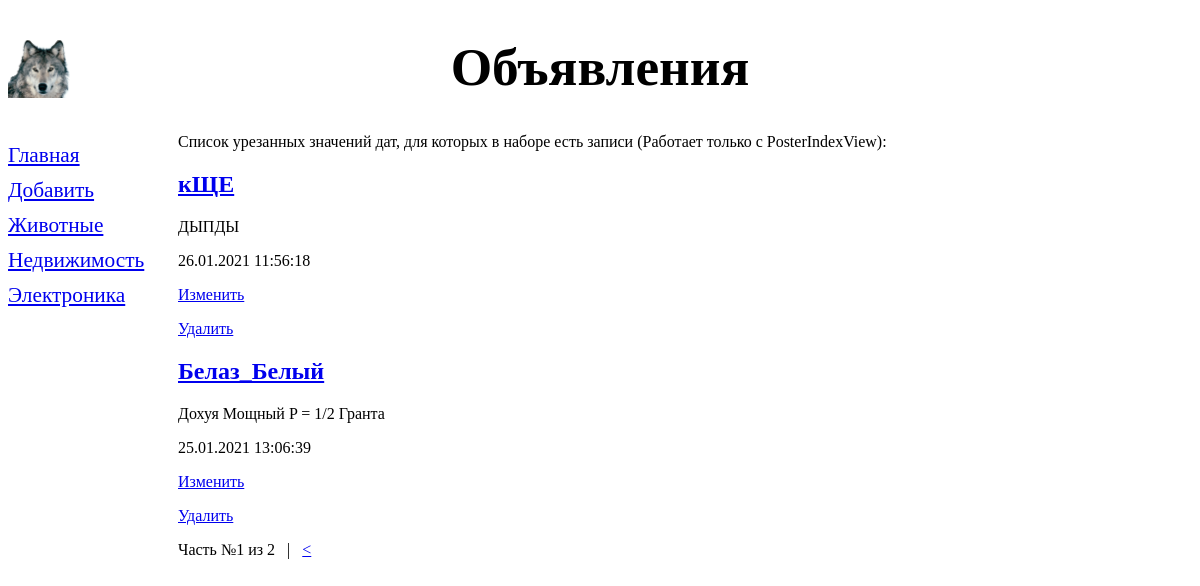
/board/, run on the app's committed database.
### DJANGO_SIMPLE/apps/board/models.py (models this page shows, shortened)
class Rubric(models.Model):
    name = models.CharField(max_length=20, db_index=True, verbose_name='Название')
    class Meta:
        verbose_name_plural = 'Рубрики'
        verbose_name = 'Рубрика'
        ordering = ['name']

class Poster(models.Model):
    name = models.CharField(max_length=20, verbose_name='Марка')
    about = models.TextField(null=True, blank=True, verbose_name='Описание')
    price = models.FloatField(null=True, blank=True, verbose_name='Цена')
    published = models.DateTimeField(auto_now_add=True, db_index=True, verbose_name='Опубликовано')
    rubric = models.ForeignKey('Rubric', null=True, on_delete=models.PROTECT, verbose_name='Рубрика')
    class Meta:
        verbose_name_plural = 'Объявления'
        verbose_name = 'Объявление'
        ordering = ['-published']

### DJANGO_SIMPLE/apps/board/views.py (the view)
# urls.py: path('', views.index, name='index'),
def index(request):
    rubrics = Rubric.objects.all()
    posters_pull = Poster.objects.all()
    paginator = Paginator(posters_pull, 2)
    if 'page' in request.GET:
        page_num = request.GET['page']
    else:
        page_num = 1
    page = paginator.get_page(page_num)
    context = {'rubrics': rubrics, 'page': page, 'posters_pull': page.object_list}
    return render(request, 'board/index.html', context)

### DJANGO_SIMPLE/apps/board/templates/board/index.html (shortened to what this page needs)
{% extends "layout/basic.html" %}
{% block content %}
        <p>
            Список урезанных значений дат, для которых в наборе есть записи
            (Работает только с PosterIndexView):
        </p>
{% for poster in posters_pull %}
    <div>
        <h2><a href="{% url 'detail' pk=poster.pk %}">{{ poster.name }}</a></h2>
        <p>{{  poster.about }}</p>
        <p>{{  poster.published|date:"d.m.Y H:i:s" }}</p>
        <p><a href="{% url 'edit' pk=poster.pk %}">Изменить</a></p>
        <p><a href="{% url 'delete_poster' pk=poster.pk %}">Удалить</a></p>
    </div>
{% endfor %}
<div>
    Часть №{{ page.number }} из {{ page.paginator.num_pages }}
    {% if page.has_next %}
    &nbsp;&nbsp;|&nbsp;&nbsp;
    <a href="?page={{ page.next_page_number }}">&lt;</a>
    {% endif %}
</div>
{% endblock %}

### DJANGO_SIMPLE/apps/board/templates/layout/basic.html (shortened to what this page needs)
{% load static %}
<!DOCTYPE html>
<html lang="en">
<head>
    <link rel="stylesheet" type="text/css" href="{% static 'board/style.css' %}">
</head>
<body>
    <header>
        <h1> Объявления </h1>
    </header>
    <nav>
        <a href="{% url 'index' %}">Главная</a>
        <a href="{% url 'add' %}">Добавить</a>
        {% for rubric in rubrics %}
        <a href="{% url 'by_rubric' rubric.pk %}"> {{ rubric.name }}</a>
        {% endfor %}
    </nav>
    <section>
        {% block content %}
        {% endblock %}
    </section>
</body>
</html>

### DJANGO_SIMPLE/apps/board/static/board/style.css (style rules this page uses)
header h1 { font-size: 40pt; text-transformation: uppercase; text-align: center; background: url("wolf.png") left / auto 100% no-repeat; }
nav { font-size: 16pt; width: 150px; float: left; }
nav a { display: block; margin: 10px 0px; }
section { margin-left: 170px; }

### data on the page
Rubric: name "Животные"
Rubric: name "Недвижимость"
Rubric: name "Электроника"
Poster: name "кЩЕ", about "ДЫПДЫ", published "26.01.2021 11:56:18"
Poster: name "Белаз_Белый", about "Дохуя Мощный P = 1/2 Гранта", published "25.01.2021 13:06:39"

### other printed values
{{ page.number }} "1"
{{ page.paginator.num_pages }} "2"
